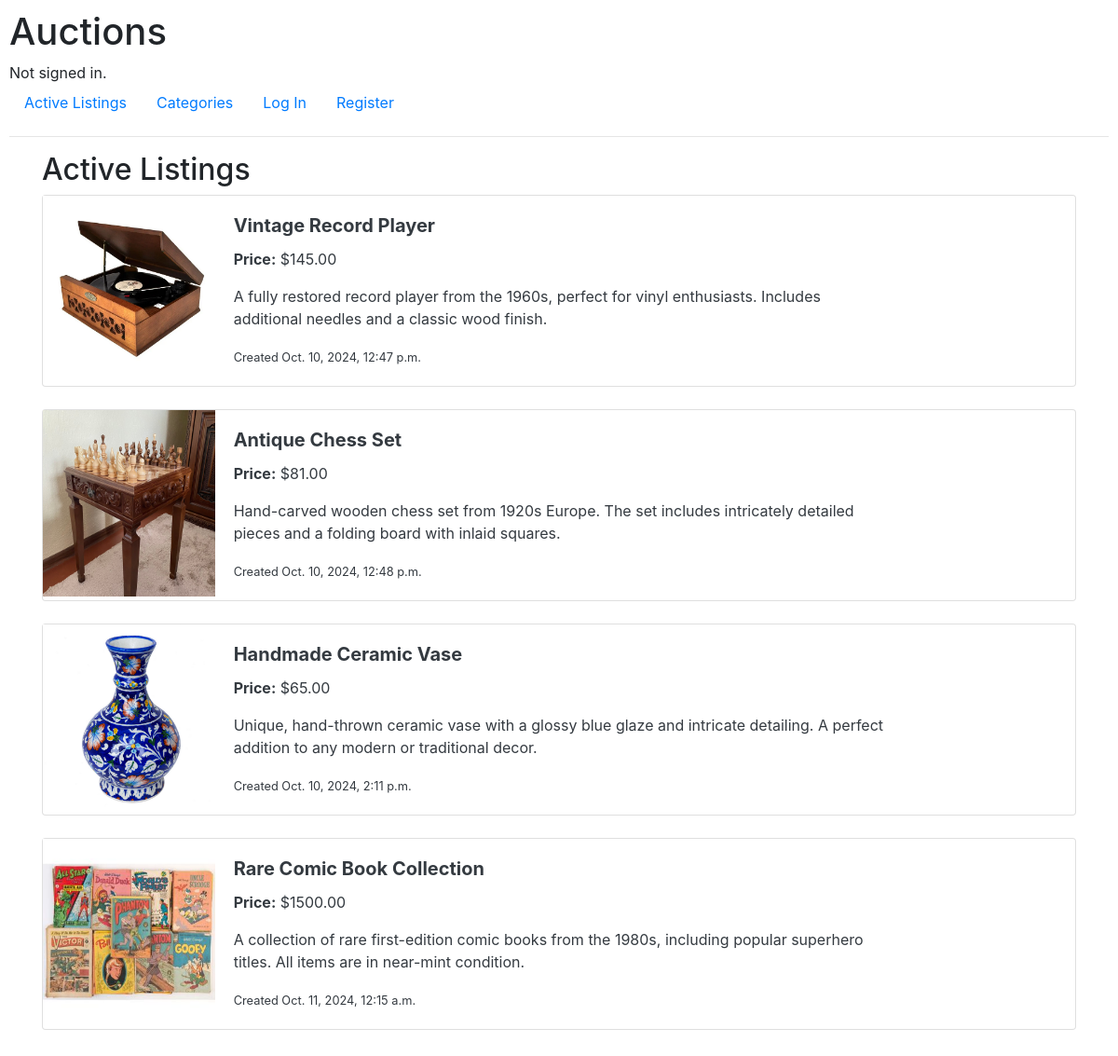
Before: / with the older database file.
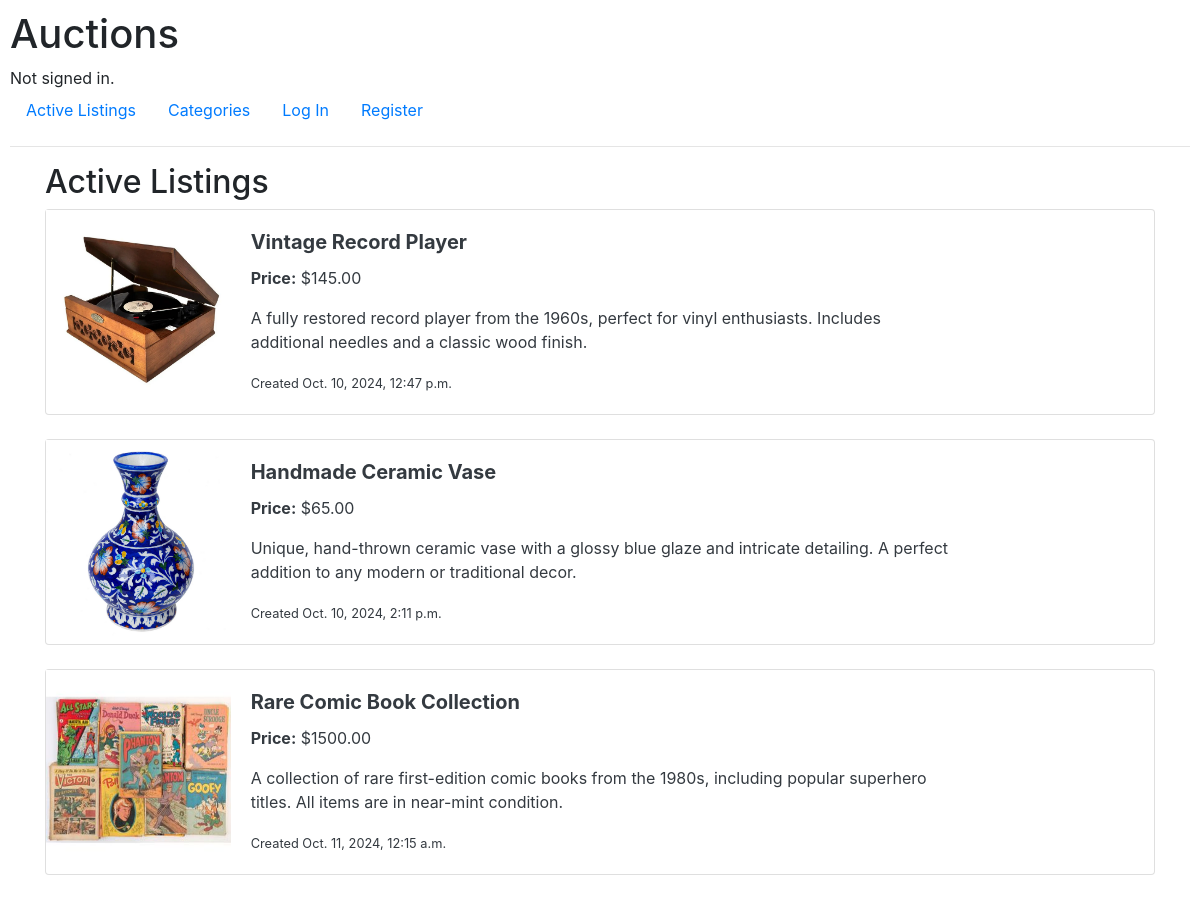
After: the same page with the newer database file.
### auctions/models.py (models this page shows)
class AuctionListing(models.Model):
    name = models.CharField(max_length=100)
    description = models.TextField()
    current_bid = models.DecimalField(max_digits=10, decimal_places=2)
    photo = models.ImageField(upload_to='listings/', null=True, blank=True)
    datetime_submitted = models.DateTimeField(auto_now_add=True)
    category = models.ForeignKey(Category, on_delete=models.CASCADE)
    listed_by = models.ForeignKey(User, on_delete=models.CASCADE, related_name="listings")
    is_active = models.BooleanField(default=True)
    winning_user = models.ForeignKey(User, null=True, blank=True, on_delete=models.SET_NULL, related_name="winning_listings")
    def __str__(self):
        return self.name

### auctions/views.py (the view)
# urls.py: path("", views.index, name="index"),
def index(request):
    return render(request, "auctions/index.html", {
        "listings": AuctionListing.objects.filter(is_active=True)
    })

### auctions/templates/auctions/index.html
{% extends "auctions/layout.html" %}
{% block body %}
    <h2>Active Listings</h2>
    <div class="row">
        {% for listing in listings %}
            <a href="{% url 'listing_details' listing.id %}" class="text-decoration-none text-dark">
                <div class="col-12 mb-4">
                    <div class="card h-100">
                        <div class="row no-gutters">
                            <div class="col-lg-2 col-md-4">
                                <img src="{{ listing.photo.url }}" alt="{{ listing }}" width="100%" height="200px">
                            </div>
                            <div class="col-md-8">
                                <div class="card-body">
                                    <h5 class="card-title"><strong>{{ listing }}</strong></h5>
                                    <p><strong>Price:</strong> ${{ listing.current_bid }}</p>
                                    <p>{{ listing.description }}</p>
                                    <small>Created {{ listing.datetime_submitted }}</small>
                                </div>
                            </div>
                        </div>
                    </div>
                </div>
            </a>
        {% endfor %}
    </div>
{% endblock body %}

### auctions/templates/auctions/layout.html (shortened to what this page needs)
{% load static %}
<!DOCTYPE html>
<html lang="en">
    <head>
        <link rel="stylesheet" href="https://stackpath.bootstrapcdn.com/bootstrap/4.4.1/css/bootstrap.min.css">
        <link type="text/css" href="{% static 'auctions/styles.css' %}" rel="stylesheet">
    </head>
    <body>
        <h1>Auctions</h1>
        <div>
            {% if user.is_authenticated %}
                Signed in as <strong>{{ user.username }}</strong>.
            {% else %}
                Not signed in.
            {% endif %}
        </div>
        <ul class="nav">
            <li class="nav-item">
                <a class="nav-link" href="{% url 'index' %}">Active Listings</a>
            </li>
            <li class="nav-item">
                <a class="nav-link" href="{% url 'categories' %}">Categories</a>
            </li>
            {% if user.is_authenticated %}
                <li class="nav-item">
                    <a class="nav-link" href="{% url 'create' %}">Create Listing</a>
                </li>
                <li class="nav-item">
                    <a class="nav-link" href="{% url 'watchlist' %}">Watchlist</a>
                </li>
                <li class="nav-item">
                    <a class="nav-link" href="{% url 'logout' %}">Log Out</a>
                </li>
            {% else %}
                <li class="nav-item">
                    <a class="nav-link" href="{% url 'login' %}">Log In</a>
                </li>
                <li class="nav-item">
                    <a class="nav-link" href="{% url 'register' %}">Register</a>
                </li>
            {% endif %}
        </ul>
        <hr>
        <main class="container">
            {% block body %}
            {% endblock body %}
        </main>
    </body>
</html>

### auctions/static/auctions/styles.css (style rules this page uses)
body { padding: 10px; }

Changed rows visible on the page:
no longer on this page (row edited): AuctionListing: photo (picture), name "Antique Chess Set", current_bid "81.00", description "Hand-carved wooden chess set from 1920s Europe. The set includes intricately detailed pieces and a folding board with inlaid squares.", datetime_submitted "Oct. 10, 2024, 12:48 p.m."
